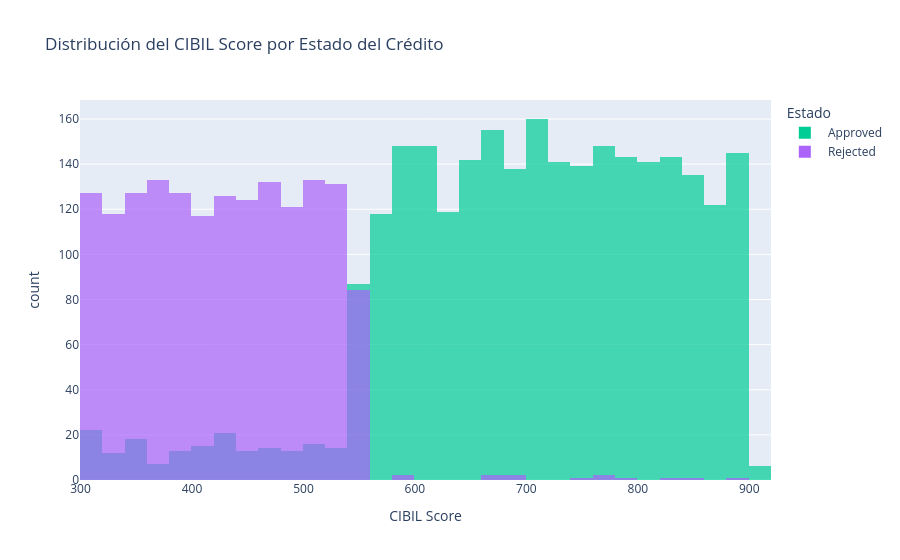

Write notebook code for a chart like this one.
### Markdown cell above
## 6. Análisis Bivariado: Variables vs `loan_status`

### 6.1 `cibil_score` vs `loan_status`

### Code cell
fig = px.histogram(
    df, x='cibil_score', color='loan_status',
    nbins=40, barmode='overlay', opacity=0.7,
    color_discrete_map={'Approved': '#2ecc71', 'Rejected': '#e74c3c'},
    title='Distribución del CIBIL Score por Estado del Crédito',
    labels={'cibil_score': 'CIBIL Score', 'loan_status': 'Estado'}
)
fig.show()

print('Estadísticas de cibil_score por loan_status:')
print(df.groupby('loan_status')['cibil_score'].describe().round(1))

### Figure 1 — Plotly figure (JSON) as saved in the notebook; plotly's stock layout.template omitted (floating-point values rounded to 4 significant figures; data arrays with more than 128 entries replaced by an {"elided": "..."} marker saying what was removed)
{"data": [{"bingroup": "x", "hovertemplate": "Estado= Approved<br>CIBIL Score=%{x}<br>count=%{y}<extra></extra>", "legendgroup": " Approved", "marker": {"color": "#00cc96", "opacity": 0.7, "pattern": {"shape": ""}}, "name": " Approved", "nbinsx": 40, "orientation": "v", "showlegend": true, "type": "histogram", "x": {"elided": "2656 int values"}, "xaxis": "x", "yaxis": "y"}, {"bingroup": "x", "hovertemplate": "Estado= Rejected<br>CIBIL Score=%{x}<br>count=%{y}<extra></extra>", "legendgroup": " Rejected", "marker": {"color": "#ab63fa", "opacity": 0.7, "pattern": {"shape": ""}}, "name": " Rejected", "nbinsx": 40, "orientation": "v", "showlegend": true, "type": "histogram", "x": {"elided": "1613 int values"}, "xaxis": "x", "yaxis": "y"}], "layout": {"barmode": "overlay", "legend": {"title": {"text": "Estado"}, "tracegroupgap": 0}, "title": {"text": "Distribución del CIBIL Score por Estado del Crédito"}, "xaxis": {"anchor": "y", "domain": [0, 1], "title": {"text": "CIBIL Score"}}, "yaxis": {"anchor": "x", "domain": [0, 1], "title": {"text": "count"}}}}
